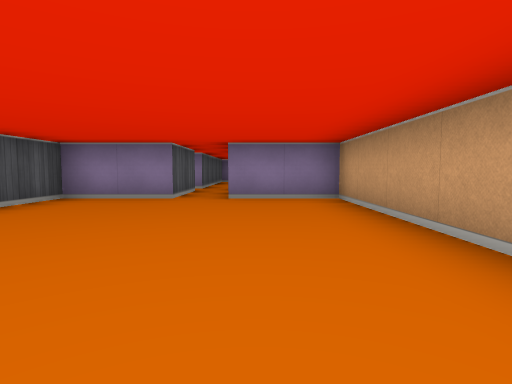
View 1 (above)

19 first-person views from a walk through a cub3D level. The camera is about half as high as the walls, tilts 4° down and sees 80° across. The floor is counted in squares. Each view is taken from the middle of a square. On the plan, view 1 faces up. The plan holds only what a view shows up to about 9 squares ahead; the rest is blank.

View 2
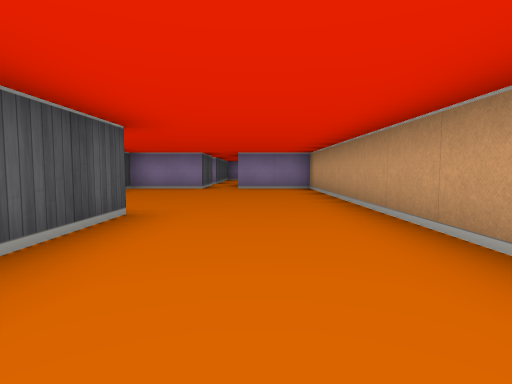

View 3
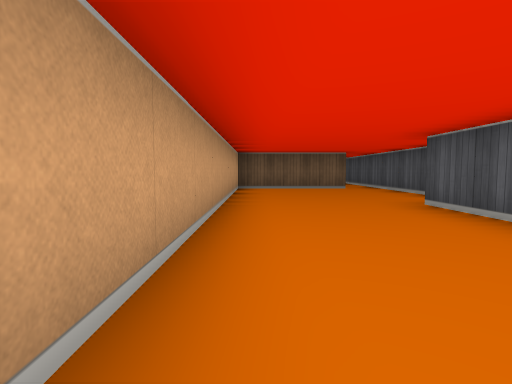

View 4
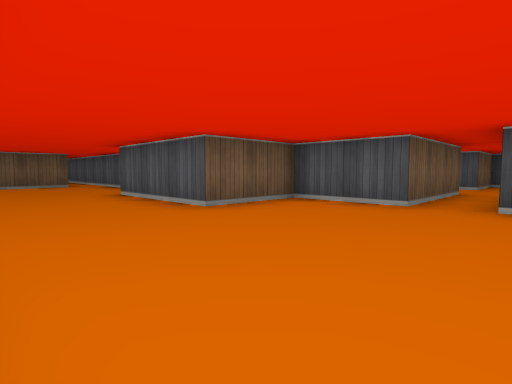

View 5
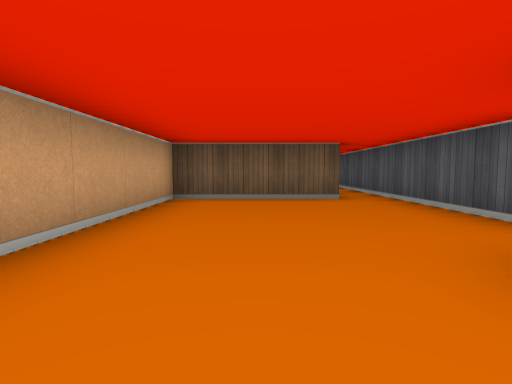

View 6
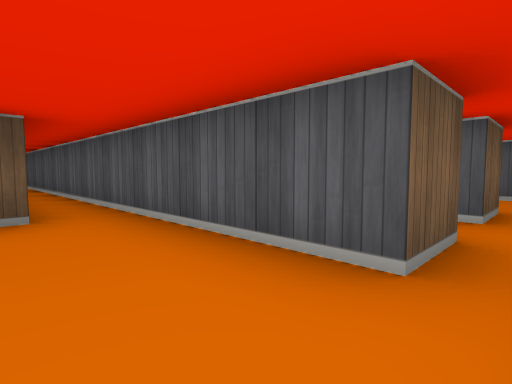

View 7
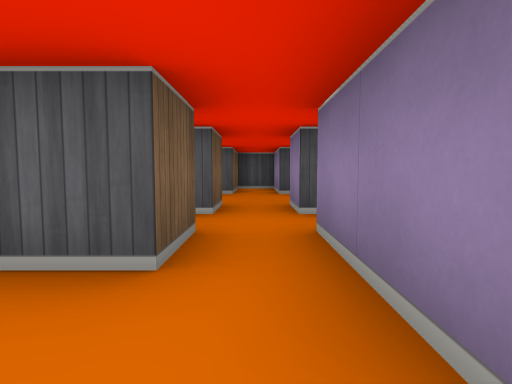

View 8
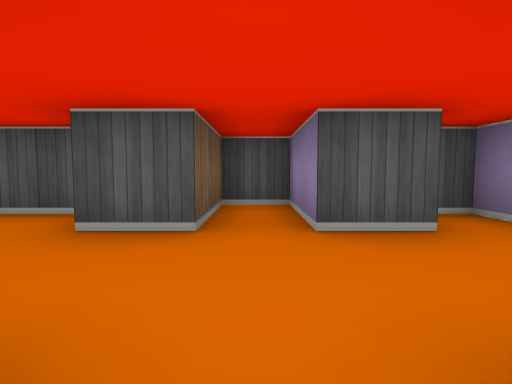

View 9
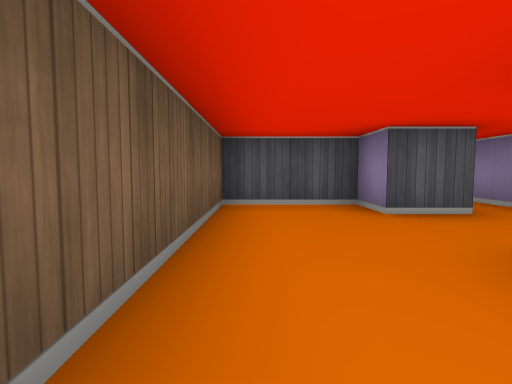

View 10
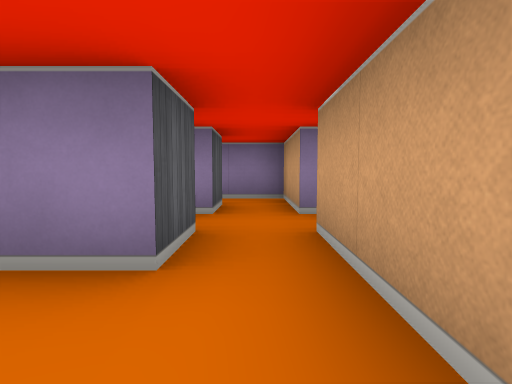

View 11
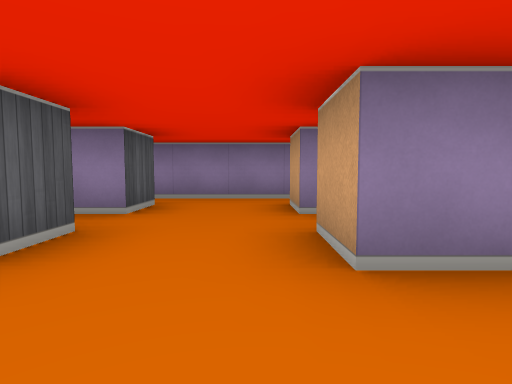

View 12
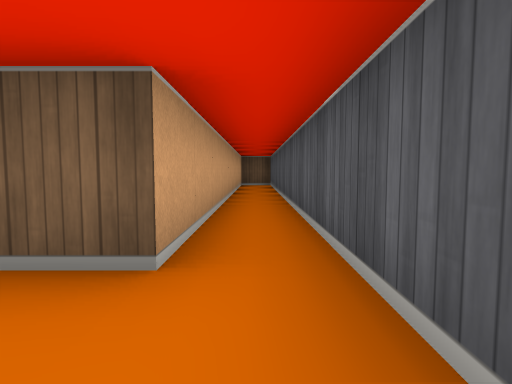

View 13
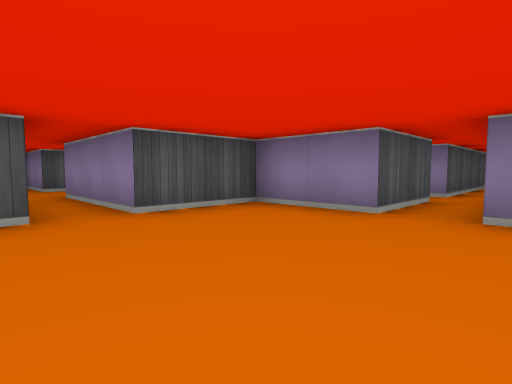

View 14
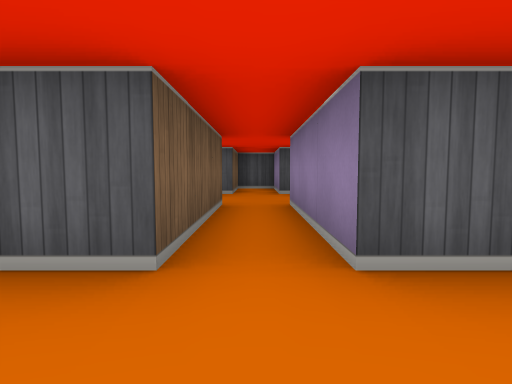

View 15
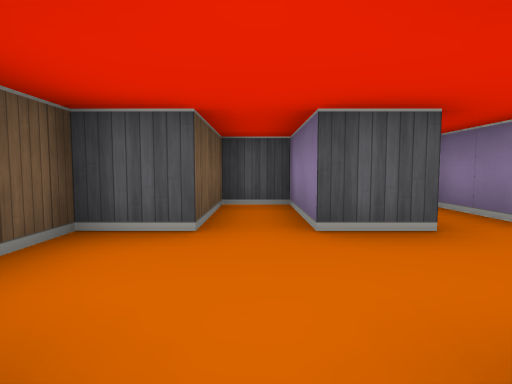

View 16
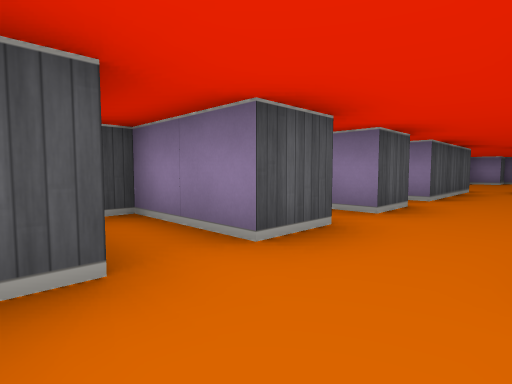

View 17
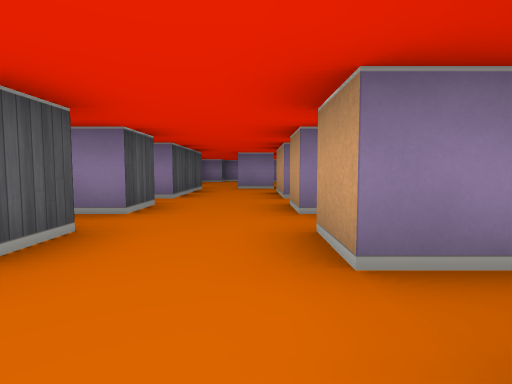

View 18
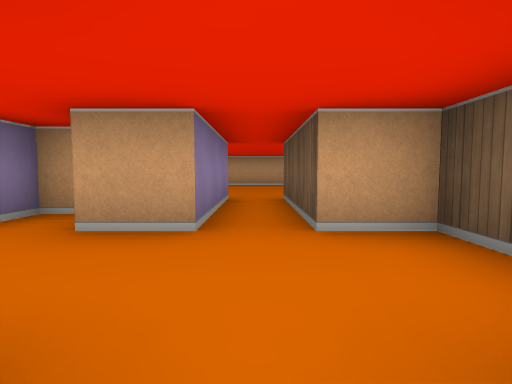

View 19
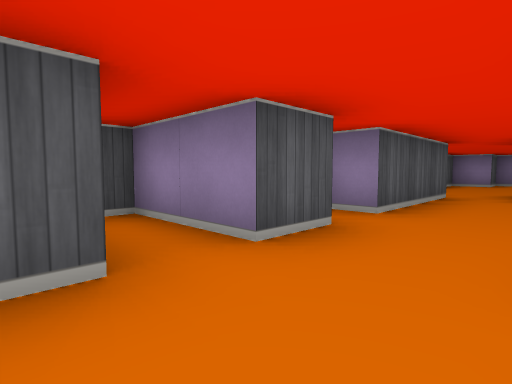

### Floor plan
Points are (right, up) in squares from view 1. A wall is a line through its corners. A room is listed if a view was taken in it or the views show most of it. See-through windows are left out.
Room 1 (views 1, 2, 3, 4, 5, 6, 7, 12, 13, 14, 15)
walls: (-3.5, -3.5) (-2.5, -3.5) (-2.5, -14); (-6.5, 2.5) (-3.5, 2.5) (-3.5, 0.5) (-1.5, 0.5) (-1.5, -2.5) (-3.5, -2.5); (-1.5, 5.5) (-3.5, 5.5) (-3.5, 3.5) (-6.5, 3.5); (-1.5, -13.6) (-1.5, -6.5) (1.5, -6.5) (1.5, 5.5) (-0.5, 5.5)
ways out: opening at (-3, -3) to room 2; opening at (-6, 3) to room 3; opening at (-1, 6.5)
Room 2 (views 8, 9, 10, 11)
walls: (-5.5, -4.5) (-5.5, -3.5) (-4.5, -3.5) (-4.5, -4.5) (-5.5, -4.5); (-4.5, -1.5) (-4.5, -2.5) (-5.5, -2.5) (-5.5, -1.5); (-3.5, -5.5) (-3.5, -3.5); (-3.5, -2.5) (-3.5, -0.5) (-8.5, -0.5) (-8.5, -1); (-7.5, -1.4) (-7.5, -2.5) (-9.5, -2.5) (-9.5, -3.5) (-7.5, -3.5) (-7.5, -4.5) (-8.5, -4.5) (-8.5, -6.5) (-4.5, -6.5)
ways out: opening at (-3, -3) to room 1
Room 3 (views 16, 17, 18)
walls: (-8.5, 3.5) (-10.5, 3.5) (-10.5, 2.5) (-8.5, 2.5) (-8.5, 1.5) (-6.5, 1.5) (-6.5, 2.5)
ways out: opening at (-6, 3) to room 1; opening at (-7.5, 4) to room 4
Room 4 (view 19)
walls: (-8.5, 4.6) (-8.5, 3.5); (-8.5, 6.6) (-8.5, 5.5) (-10.5, 5.5) (-10.5, 5.1); (-6.5, 3.5) (-6.5, 4.5); (-5.5, 5) (-5.5, 5.5) (-6.5, 5.5) (-6.5, 6.5)
ways out: opening at (-7.5, 4) to room 3; opening at (-7.5, 6)

Where each view was taken, in squares from view 1:
view 1: 0 up, 0 right, facing up
view 2: 3 down, 0 right, facing up
view 3: 2 up, 1 right, facing down
view 4: 4 up, 1 right, facing down-left
view 5: 1 down, 0 right, facing down
view 6: 3 down, 1 left, facing down-left
view 7: 3 down, 1 left, facing left
view 8: 3 down, 5 left, facing left
view 9: 6 down, 4 left, facing left
view 10: 6 down, 4 left, facing up
view 11: 6 down, 6 left, facing up
view 12: 5 down, 2 left, facing down
view 13: 2 up, 0 right, facing up-left
view 14: 3 up, 2 left, facing left
view 15: 3 up, 6 left, facing left
view 16: 2 up, 7 left, facing up-left
view 17: 2 up, 7 left, facing up
view 18: 3 up, 9 left, facing right
view 19: 4 up, 7 left, facing up-left
